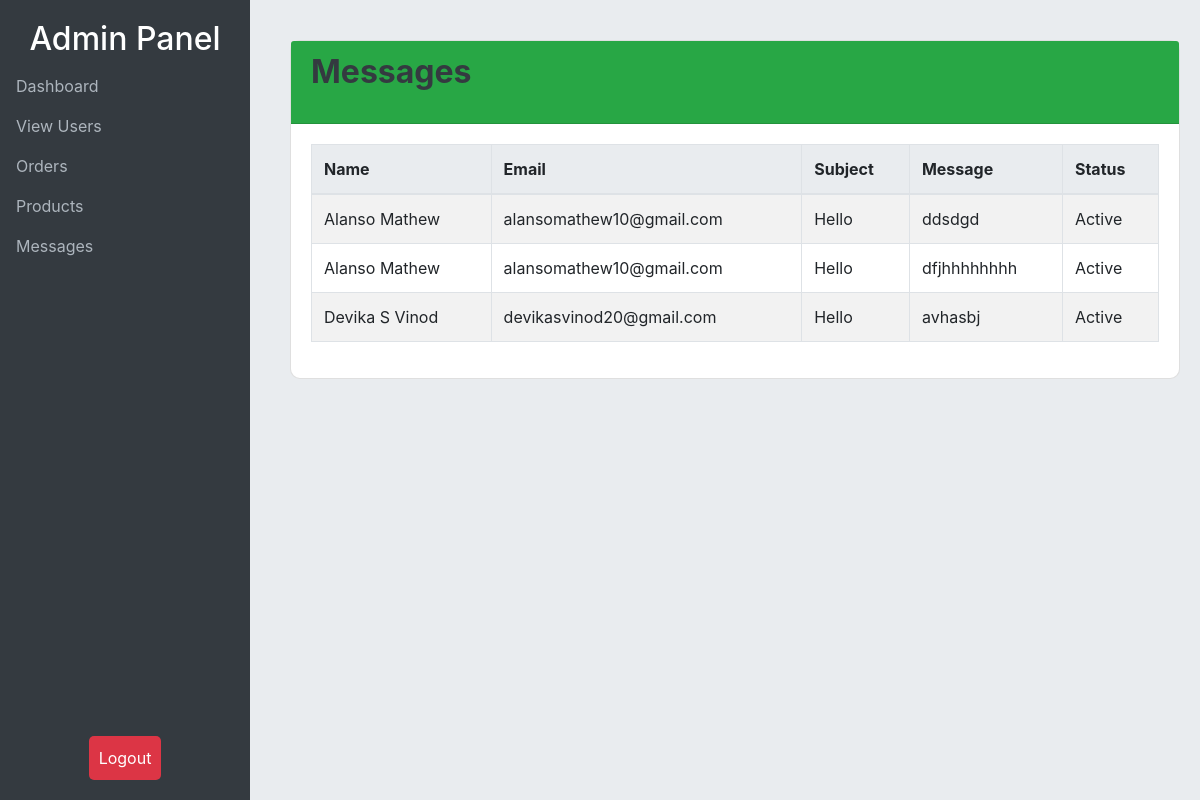
The app's page /custom_admin/view-messages/ with its own data.
### shop/models.py (models this page shows)
class ContactUs(models.Model):
    name=models.TextField(max_length=255)
    email=models.TextField(max_length=255)
    subject=models.TextField(max_length=255)
    message=models.TextField(max_length=555)
    status=models.BooleanField(default=True)

### custom_admin/views.py (the view)
# urls.py: path('view-messages/', view_messages, name='view_messages'),
def view_messages(request):
    messages = ContactUs.objects.all()
    return render(request, 'user_messages.html', {'messages': messages})

### templates/user_messages.html (shortened to what this page needs)
<!DOCTYPE html>
<html lang="en">
<head>
    <link rel="stylesheet" href="https://stackpath.bootstrapcdn.com/bootstrap/4.5.2/css/bootstrap.min.css">
</head>
<body>
    <div class="sidebar">
        <h2 class="text-center">Admin Panel</h2>
        <ul class="nav flex-column">
            <li class="nav-item">
                <a class="nav-link active" href="{% url 'dashboard' %}">Dashboard</a>
            </li>
            <li class="nav-item">
                <a class="nav-link" href="{% url 'manage_users' %}" data-toggle="tooltip"
                    title="Manage user accounts and roles">View Users</a>
            </li>
            <li class="nav-item">
                <a class="nav-link" href="{% url 'manage_orders' %}" data-toggle="tooltip"
                    title="View and manage orders">Orders</a>
            </li>
            <li class="nav-item">
                <a class="nav-link" href="{% url 'manage_products' %}" data-toggle="tooltip"
                    title="Manage product listings">Products</a>
            </li>
            <li class="nav-item">
                <a class="nav-link" href="{% url 'view_messages' %}" data-toggle="tooltip"
                    title="Manage product listings">Messages</a>
            </li>
            <li class="nav-item logout-btn">
                <form action="{% url 'logout' %}" method="post">
                    <button type="submit" class="btn logout-button">Logout</button>
                </form>
            </li>
        </ul>
    </div>
    <div class="content">
        <div class="card">
            <div class="card-header">
                <h3 class="dashboard-header">Messages</h3>
            </div>
            <div class="card-body">
                <table class="table table-bordered table-striped">
                    <thead>
                        <tr>
                            <th>Name</th>
                            <th>Email</th>
                            <th>Subject</th>
                            <th>Message</th>
                            <th>Status</th>
                        </tr>
                    </thead>
                    <tbody>
                        {% for message in messages %}
                            <tr>
                                <td>{{ message.name }}</td>
                                <td>{{ message.email }}</td>
                                <td>{{ message.subject }}</td>
                                <td>{{ message.message }}</td>
                                <td>{{ message.status|yesno:"Active,Inactive" }}</td>
                            </tr>
                        {% empty %}
                            <tr>
                                <td colspan="5" class="text-center">No messages available.</td>
                            </tr>
                        {% endfor %}
                    </tbody>
                </table>
            </div>
        </div>
    </div>
</body>
</html>

### templates/user_messages.html (style rules this page uses)
body { background-color: #e9ecef; }
.sidebar { background-color: #343a40; height: 100vh; color: white; position: fixed; padding: 20px 0; width: 250px; }
.sidebar a { color: #adb5bd; text-decoration: none; }
.content { margin-left: 270px; padding: 20px; min-height: 100vh; }
.card { margin-top: 20px; border-radius: 10px; }
.card-header { background-color: #28a745; color: white; font-weight: bold; border-top-left-radius: 10px; border-top-right-radius: 10px; }
.dashboard-header { font-size: 2rem; font-weight: 700; margin-bottom: 20px; color: #343a40; }
.logout-btn { position: absolute; bottom: 20px; width: 100%; text-align: center; }
.logout-button { background-color: #dc3545; color: white; border: none; border-radius: 5px; padding: 10px; cursor: pointer; }
.table th { background-color: #e9ecef; }

### records on screen
ContactUs: name "Alanso Mathew", email "alansomathew10@gmail.com", subject "Hello", message "ddsdgd", status "Active"
ContactUs: name "Alanso Mathew", email "alansomathew10@gmail.com", subject "Hello", message "dfjhhhhhhhh", status "Active"
ContactUs: name "Devika S Vinod", email "devikasvinod20@gmail.com", subject "Hello", message "avhasbj", status "Active"
